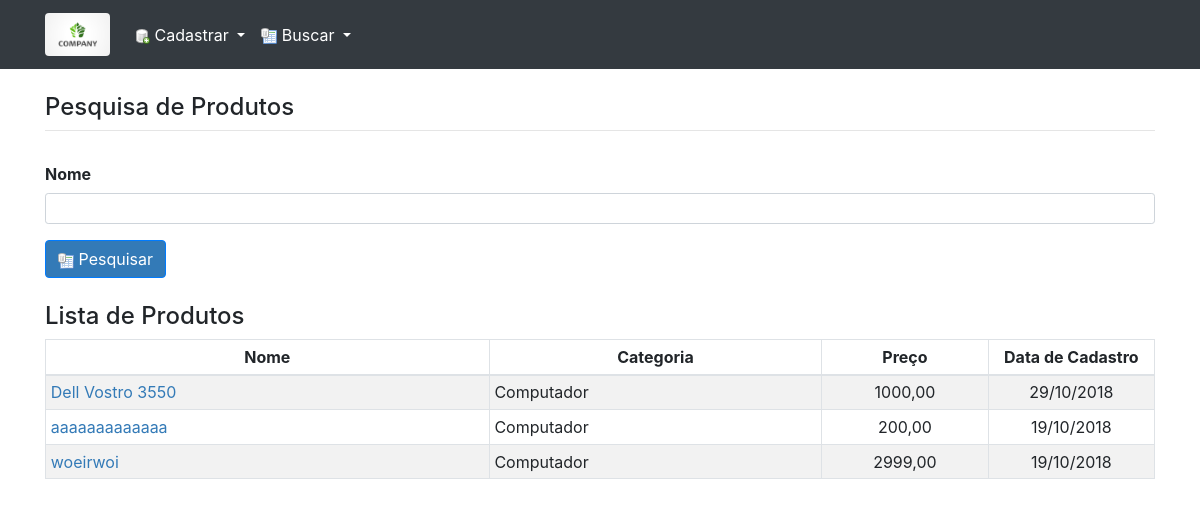
Page /produto/listar/ (signed in) on the committed database.
### produto/models.py (models this page shows, shortened)
class Produto(models.Model):
    user = models.ForeignKey(settings.AUTH_USER_MODEL,
                             related_name='produtos',
                             on_delete=models.DO_NOTHING,
                             null=True)
    categoria = models.ForeignKey(Categoria, on_delete=models.DO_NOTHING)
    nome = models.CharField(max_length=120)
    slug = models.SlugField(max_length=120, null=True)
    preco = models.DecimalField(max_digits=10, decimal_places=2, default=0)
    data_cadastro = models.DateField(null=True)
    class Meta:
        db_table = 'produto'
        ordering = ('nome',)
    def data_cadastro_masc(self):
        return self.data_cadastro.strftime("%d/%m/%Y")

class Categoria(models.Model):
    nome = models.CharField(max_length=200, db_index=True)
    slug = models.SlugField(max_length=200)
    class Meta:
        db_table = 'categoria'
        ordering = ('nome',)
    def __str__(self):
        return self.nome

### produto/views.py (the view)
# urls.py: path('listar/', views.exibe_produtos, name='exibe_produtos'),
def exibe_produtos(request):
    form = PesquisaProdutoForm(request.GET)
    if form.is_valid():
        buscaPor = form.cleaned_data['buscaPor']
        lista_de_produtos = Produto.objects\
                                   .filter(nome__icontains=buscaPor)\
                                   .order_by('nome')
        pagina = request.GET.get('pagina', 1)
        paginator = Paginator(lista_de_produtos, 5)
        try:
            produtos = paginator.page(pagina)
        except PageNotAnInteger:
            produtos = paginator.page(1)
        except EmptyPage:
            produtos = paginator.page(paginator.num_pages)
        form = PesquisaProdutoForm()
        return render(request, 'produto/pesquisa_produto.html', {'form': form,
                                                                'produtos': produtos,
                                                                'buscaPor': buscaPor})
    else:
        raise ValueError('Ocorreu um erro inesperado ao validar o form de pesquisa de produto.')

### produto/forms.py
class PesquisaProdutoForm(forms.Form):
    class Meta:
        fields = ('buscaPor')
    buscaPor = forms.CharField(
        max_length=120,
        widget=forms.TextInput(attrs={'class': 'form-control form-control-sm'}),
        required=False)

### produto/templates/produto/pesquisa_produto.html (shortened to what this page needs)
{% extends "base.html" %}
{% load static %}
{% block conteudo %}
    <br>
    <div class="row">
        <div class="col-lg-12">
            <h4 class="titulo mb-0">Pesquisa de Produtos</h4>
            <hr class="mt-2 mb-4">
        </div>
    </div>
    <form class="mb-4" action ="{% url 'produto:exibe_produtos' %}" method ="GET" novalidate>
        <div class="form-group row">
            <label for="id_buscaPor" class="col-12 col-form-label font-weight-bold">Nome</label>
            <div class="col-12">
                {{ form.buscaPor }}
            </div>
        </div>
        <div class="form-group row">
            <div class="col-12">
                <button type="submit" style="margin-top: 0px" class="btn btn-primary">
                    <img src="{% static 'produto/images/skin/database_table.png' %}"/>
                    Pesquisar
                </button>
            </div>
        </div>
    </form>
    {% if produtos %}
        <h4 class="mt-1">Lista de Produtos</h4>
        <div class="row">
            <div class="col-12">
                <div class="table-responsive">
                    <table style="width:100%" class="table table-striped table-sm table-bordered">
                        <thead>
                            <tr>
                                <th class="text-center">Nome</th>
                                <th class="text-center">Categoria</th>
                                <th class="text-center">Preço</th>
                                <th class="text-center">Data de Cadastro</th>
                            </tr>
                        </thead>
                        <tbody>
                            {% for produto in produtos %}
                                <tr>
                                    <td width="40%" class="text-left">
                                        <span><a href="{% url 'produto:exibe_produto' produto.id %}">{{ produto.nome }}</a></span>
                                    </td>
                                    <td width="30%" class="text-left">
                                        <span class="texto">{{ produto.categoria }}</span>
                                    </td>
                                    <td width="15%" class="text-center">
                                        <span class="texto">{{ produto.preco }}</span>
                                    </td>
                                    <td width="15%" class="text-center">
                                        <span class="texto">{{ produto.data_cadastro_masc }}</span>
                                    </td>
                                </tr>
                            {% endfor %}
                        </tbody>
                    </table>
                </div>
            </div>
        </div>
        <div class="row" style="font-size: 14px;">
            <div class="col-12">
            </div>
        </div>
    {% endif %}
{% endblock %}

### templates/base.html (shortened to what this page needs)
{% load static %}
<!DOCTYPE html>
<html lang="en">
<head>
    <link rel="stylesheet" type="text/css" href="{% static 'produto/css/bootstrap.css' %}" />
    <link rel="stylesheet" type="text/css" href="{% static 'produto/css/base.css' %}" />
    <link rel="stylesheet" type="text/css" href="{% static 'produto/css/jquery-ui.min.css' %}">
</head>
<body class="barra">
    <nav class="navbar bg-dark navbar-dark navbar-expand-md">
        <div class="container">
            <a href="#" alt="logo" class="navbar-brand">
                <img class="rounded" src="{% static 'produto/images/logo.jpg' %}" style="width: 65px;">
            </a>
            <div class="collapse navbar-collapse" id="menu">
                <div class="navbar-nav mr-auto">
                    <div class="dropdown">
                        <a class="nav-item nav-link dropdown-toggle" data-toggle="dropdown" href="#">
                            <img src="{% static 'produto/images/skin/database_add.png' %}"> Cadastrar
                        </a>
                    </div>
                    <div class="dropdown">
                        <a class="nav-item nav-link dropdown-toggle" data-toggle="dropdown" href="#">
                            <img src="{% static 'produto/images/skin/database_table.png' %}"> Buscar
                        </a>
                    </div>
                </div>
            </div>
        </div>
    </nav>
    <div class="container">
        {% block conteudo %}
        {% endblock %}
    </div>
</body>
</html>

### produto/static/produto/css/base.css (style rules this page uses)
.barra { overflow-y: scroll; }
a { color: #337ab7; }
a.btn-primary, button.btn-primary { background-color: #337ab7; }
.navbar-dark .navbar-nav .nav-link { color: rgba(255, 255, 255, 1); }

### rows in the picture
Produto: nome "Dell Vostro 3550", categoria "Computador", preco "1000,00", data_cadastro_masc "29/10/2018"
Produto: nome "aaaaaaaaaaaaa", categoria "Computador", preco "200,00", data_cadastro_masc "19/10/2018"
Produto: nome "woeirwoi", categoria "Computador", preco "2999,00", data_cadastro_masc "19/10/2018"
